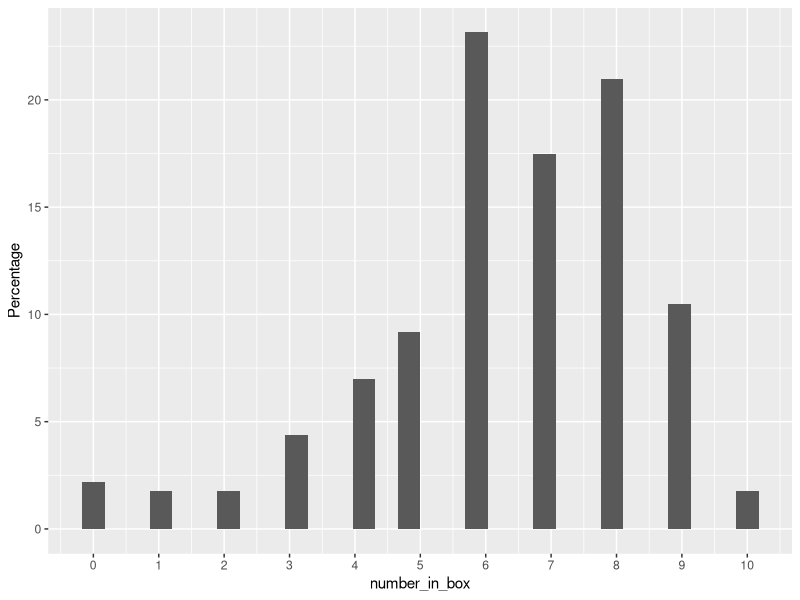
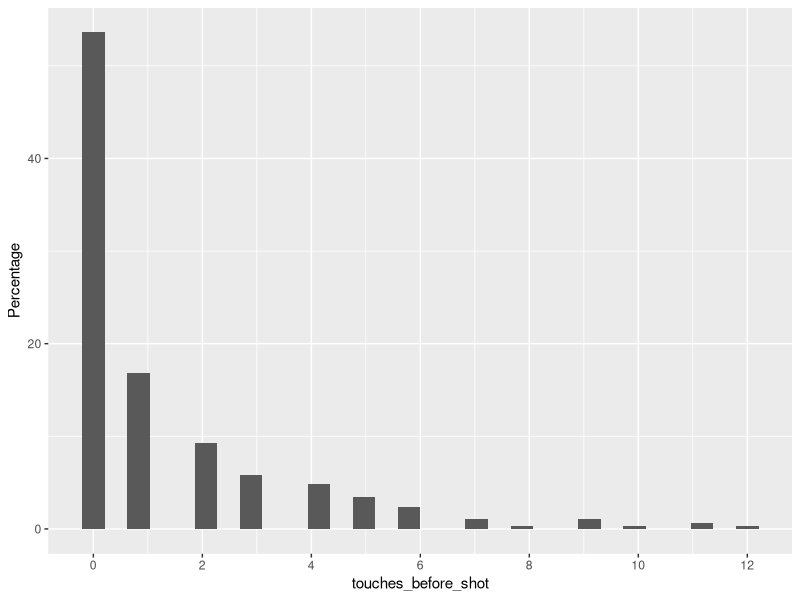
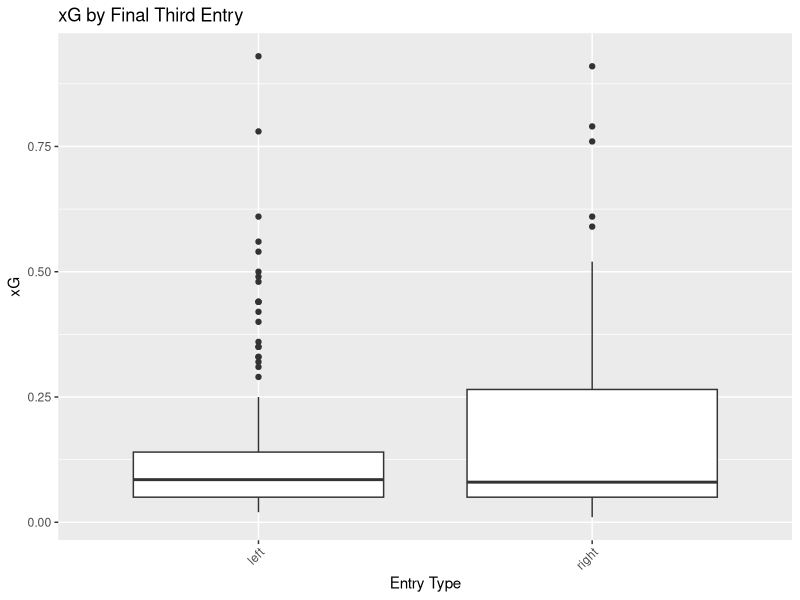

Reproduce these figures in R, in order.
## ---- chunk 1
library(readr)
library(tidyverse)
library(ggplot2)
arsenal_24_25 <- read_csv("arsenal_24_25.csv")
#cleaning up the data
arsenal_24_25 <- arsenal_24_25 |>
  mutate(opponent_formation = as.character(opponent_formation)) |>
  mutate(time_of_shot_after_entry = as.numeric(time_of_shot_after_entry)) |>
  filter(defensive_error == "no")


## ---- chunk 2
#General Information
summary_stats <- arsenal_24_25 |> 
  summarise(
    total_shots = n(),
    goals = sum(result == "goal", na.rm = TRUE),
    avg_xg = round(mean(xg, na.rm = TRUE), 3)
  )

print(summary_stats)

shot_results_dist <- arsenal_24_25 |>
  count(result) |>
  arrange(desc(n))
print(shot_results_dist)

most_frequent_shooters <- arsenal_24_25 |>
  count(player) |>
  arrange(desc(n))
print(head(most_frequent_shooters)) # Display the top few

# Most common assist types using tidyverse
most_common_assist_types <- arsenal_24_25 |>
  count(assist_type) |>
  arrange(desc(n))
print(head(most_common_assist_types))


most_common_zones <- arsenal_24_25 |>
  count(zone) |>
  arrange(desc(n))
print(head(most_common_zones))
## ---- chunk 3
defensive_line <- arsenal_24_25 |>
  filter(final_third_entry != "set piece") |>
  group_by(defensive_line) |>
  summarize(total = n()  ) |>
  mutate(percentage = total / sum(total) * 100)
print(defensive_line)
  
plot_defenders_between <- arsenal_24_25 |>
  filter(type_of_attack != "set piece")


ggplot(
  data = plot_defenders_between, aes(x = number_in_box, 
                                     y = after_stat(count / sum(count) * 100))) + 
  geom_histogram() +
  scale_x_continuous(breaks = seq(0, 12, by = 1)) +
  labs(y = "Percentage")


## ---- chunk 4
pressure_test <- t.test(xg ~ shot_under_pressure, data = arsenal_24_25)
print(pressure_test)
## ---- chunk 5
attack_summary <- arsenal_24_25 |>
  filter(entry_method != "recovery") |>
  mutate(entry_type = case_when(
    final_third_entry %in% c("free kick", "direct freekick", "left corner", 
                  "right corner") ~ "set piece", TRUE ~ final_third_entry)) |>
  select(-final_third_entry) |>
  group_by(entry_type) |>
  summarize(count = n()) |>
  mutate(prop = count / sum(count))
print(attack_summary)
## ---- chunk 6
set_pieces <- arsenal_24_25 |>
  filter(result == "goal") |>
  mutate(total = n()) |>
  count(type_of_attack) |>
  mutate(percentage = n / sum(n) * 100) |>
  filter(type_of_attack == "set piece") |>
  pull(percentage)
print(set_pieces)
## ---- chunk 7
ggplot(data = arsenal_24_25, aes(x = touches_before_shot, 
                                 y = after_stat((count / sum(count)) * 100))) + 
  geom_histogram() +
  scale_x_continuous(breaks = seq(0, 12, by = 2)) +
  labs(y = "Percentage")
## ---- chunk 8
beaten_by_shots <- arsenal_24_25 |>
  summarize(
    total_shots = n(),
    shots_after_beating_defender = sum(beaten_by != "n/a"),
    proportion = shots_after_beating_defender / total_shots
  )
print(beaten_by_shots)

beaten_by_goals <- arsenal_24_25 |>
  filter(result == "goal") |>
  summarize(
    total_goals = n(),
    goals_after_beating_defender = sum(beaten_by != "n/a"),
    proportion = goals_after_beating_defender / total_goals
  )
print(beaten_by_goals)
## ---- chunk 9
best_dribblers_summary <- arsenal_24_25 |>
  mutate(beaten_by = na_if(beaten_by, "n/a")) |>
  filter(!is.na(beaten_by)) |>
  group_by(beaten_by) |>
  summarise(times_beaten_defender = n()) |>
  mutate(proportion = times_beaten_defender / sum(times_beaten_defender)) |>
  arrange(desc(times_beaten_defender))
print(best_dribblers_summary)
## ---- chunk 10
wings_data <- arsenal_24_25 |>
  mutate(final_third_entry = case_when(
    final_third_entry %in% c("left", "left halfspace") ~ "left",  
    final_third_entry %in% c("right", "right halfspace") ~ "right", 
    TRUE ~ final_third_entry)) |>
  filter(final_third_entry %in% c("left", "right"))

ggplot(wings_data, aes(x = final_third_entry, y = xg)) +
  geom_boxplot() +
  theme(axis.text.x = element_text(angle = 45, hjust = 1)) +
  labs(title = "xG by Final Third Entry", x = "Entry Type", y = "xG")


## ---- chunk 11
beaten_test <- arsenal_24_25 |>
  filter(type_of_attack != "set piece") |>
  mutate(
    beaten_by     = na_if(beaten_by, "n/a"),
    player_beaten = if_else(!is.na(beaten_by), "yes", "no")
  ) |>
  filter(!is.na(zone), !is.na(xg)) |>
  group_by(zone) |>
  # only keep zones where both "yes" and "no" exist
  filter(n_distinct(player_beaten) == 2) |>
  summarise(
    p_value         = wilcox.test(xg ~ player_beaten)$p.value,
    mean_beaten     = mean(xg[player_beaten == "yes"], na.rm = TRUE),
    mean_not_beaten = mean(xg[player_beaten == "no"],  na.rm = TRUE),
    n_beaten        = sum(player_beaten == "yes"),
    n_not_beaten    = sum(player_beaten == "no"),
    .groups = "drop"
  )

beaten_test
## ---- chunk 12
transition <- arsenal_24_25 |>
  filter(transition == "yes") |>
  summarize(total = n(),
            average_xg = mean(xg, na.rm = TRUE),
            average_time_to_shoot = mean(time_of_shot_after_entry, na.rm = TRUE),
            num_goals = sum(result == "goal"),
            goals_prop = num_goals / total)
print(transition)

## ---- chunk 13
trossard_shots <- arsenal_24_25 |>
  filter(player == "Leandro Trossard") |>
  group_by(zone) |>
  summarise(shots = n()) |>
  mutate(proportion = shots / sum(shots)) |>
  arrange(desc(shots))
print(trossard_shots)
martinelli_shots <- arsenal_24_25 |>
  filter(player == "Gabriel Martinelli") |>
  group_by(zone) |>
  summarise(shots = n()) |>
  mutate(proportion = shots / sum(shots)) |>
  arrange(desc(shots))
print(martinelli_shots)
